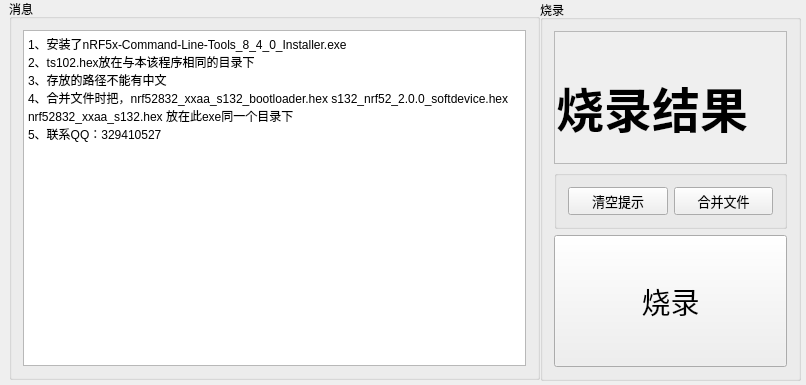
<?xml version="1.0" encoding="UTF-8"?>
<ui version="4.0">
 <class>MainWindow</class>
 <widget class="QMainWindow" name="MainWindow">
  <property name="enabled">
   <bool>true</bool>
  </property>
  <property name="geometry">
   <rect>
    <x>0</x>
    <y>0</y>
    <width>806</width>
    <height>385</height>
   </rect>
  </property>
  <property name="sizePolicy">
   <sizepolicy hsizetype="Expanding" vsizetype="Expanding">
    <horstretch>0</horstretch>
    <verstretch>0</verstretch>
   </sizepolicy>
  </property>
  <property name="windowTitle">
   <string>MainWindow</string>
  </property>
  <widget class="QWidget" name="centralWidget">
   <widget class="QGroupBox" name="groupBox">
    <property name="geometry">
     <rect>
      <x>540</x>
      <y>0</y>
      <width>261</width>
      <height>381</height>
     </rect>
    </property>
    <property name="sizePolicy">
     <sizepolicy hsizetype="Expanding" vsizetype="Expanding">
      <horstretch>0</horstretch>
      <verstretch>0</verstretch>
     </sizepolicy>
    </property>
    <property name="maximumSize">
     <size>
      <width>16777131</width>
      <height>16777215</height>
     </size>
    </property>
    <property name="title">
     <string>烧录</string>
    </property>
    <layout class="QVBoxLayout" name="verticalLayout">
     <item>
      <widget class="QScrollArea" name="scrollArea">
       <property name="sizePolicy">
        <sizepolicy hsizetype="Expanding" vsizetype="Expanding">
         <horstretch>0</horstretch>
         <verstretch>0</verstretch>
        </sizepolicy>
       </property>
       <property name="widgetResizable">
        <bool>true</bool>
       </property>
       <widget class="QWidget" name="scrollAreaWidgetContents">
        <property name="geometry">
         <rect>
          <x>0</x>
          <y>0</y>
          <width>239</width>
          <height>143</height>
         </rect>
        </property>
        <widget class="QLabel" name="label">
         <property name="geometry">
          <rect>
           <x>0</x>
           <y>10</y>
           <width>320</width>
           <height>131</height>
          </rect>
         </property>
         <property name="sizePolicy">
          <sizepolicy hsizetype="Expanding" vsizetype="Expanding">
           <horstretch>0</horstretch>
           <verstretch>0</verstretch>
          </sizepolicy>
         </property>
         <property name="font">
          <font>
           <family>微软雅黑</family>
           <pointsize>36</pointsize>
           <weight>75</weight>
           <bold>true</bold>
          </font>
         </property>
         <property name="text">
          <string>烧录结果</string>
         </property>
         <property name="textFormat">
          <enum>Qt::PlainText</enum>
         </property>
         <property name="indent">
          <number>1</number>
         </property>
        </widget>
       </widget>
      </widget>
     </item>
     <item>
      <widget class="QGroupBox" name="groupBox_3">
       <property name="sizePolicy">
        <sizepolicy hsizetype="Expanding" vsizetype="Fixed">
         <horstretch>0</horstretch>
         <verstretch>0</verstretch>
        </sizepolicy>
       </property>
       <property name="title">
        <string/>
       </property>
       <layout class="QHBoxLayout" name="horizontalLayout">
        <item>
         <widget class="QPushButton" name="pushButton_3">
          <property name="font">
           <font>
            <family>微软雅黑</family>
            <pointsize>10</pointsize>
           </font>
          </property>
          <property name="text">
           <string>清空提示</string>
          </property>
         </widget>
        </item>
        <item>
         <widget class="QPushButton" name="pushButton_2">
          <property name="sizePolicy">
           <sizepolicy hsizetype="Minimum" vsizetype="Maximum">
            <horstretch>0</horstretch>
            <verstretch>0</verstretch>
           </sizepolicy>
          </property>
          <property name="font">
           <font>
            <family>微软雅黑</family>
            <pointsize>10</pointsize>
           </font>
          </property>
          <property name="text">
           <string>合并文件</string>
          </property>
         </widget>
        </item>
       </layout>
      </widget>
     </item>
     <item>
      <widget class="QPushButton" name="pushButton">
       <property name="sizePolicy">
        <sizepolicy hsizetype="Expanding" vsizetype="Expanding">
         <horstretch>0</horstretch>
         <verstretch>0</verstretch>
        </sizepolicy>
       </property>
       <property name="font">
        <font>
         <family>微软雅黑</family>
         <pointsize>22</pointsize>
         <weight>50</weight>
         <bold>false</bold>
        </font>
       </property>
       <property name="text">
        <string>烧录</string>
       </property>
      </widget>
     </item>
    </layout>
    <zorder>groupBox_2</zorder>
    <zorder>pushButton</zorder>
    <zorder>scrollArea</zorder>
    <zorder>groupBox_3</zorder>
   </widget>
   <widget class="QGroupBox" name="groupBox_2">
    <property name="geometry">
     <rect>
      <x>9</x>
      <y>-1</y>
      <width>531</width>
      <height>381</height>
     </rect>
    </property>
    <property name="sizePolicy">
     <sizepolicy hsizetype="Expanding" vsizetype="Expanding">
      <horstretch>0</horstretch>
      <verstretch>0</verstretch>
     </sizepolicy>
    </property>
    <property name="title">
     <string>消息</string>
    </property>
    <layout class="QVBoxLayout" name="verticalLayout_2">
     <item>
      <widget class="QTextBrowser" name="textBrowser">
       <property name="sizePolicy">
        <sizepolicy hsizetype="Expanding" vsizetype="Expanding">
         <horstretch>0</horstretch>
         <verstretch>0</verstretch>
        </sizepolicy>
       </property>
       <property name="html">
        <string>&lt;!DOCTYPE HTML PUBLIC &quot;-//W3C//DTD HTML 4.0//EN&quot; &quot;http://www.w3.org/TR/REC-html40/strict.dtd&quot;&gt;
&lt;html&gt;&lt;head&gt;&lt;meta name=&quot;qrichtext&quot; content=&quot;1&quot; /&gt;&lt;style type=&quot;text/css&quot;&gt;
p, li { white-space: pre-wrap; }
&lt;/style&gt;&lt;/head&gt;&lt;body style=&quot; font-family:'SimSun'; font-size:9pt; font-weight:400; font-style:normal;&quot;&gt;
&lt;p style=&quot; margin-top:0px; margin-bottom:0px; margin-left:0px; margin-right:0px; -qt-block-indent:0; text-indent:0px;&quot;&gt;1、安装了nRF5x-Command-Line-Tools_8_4_0_Installer.exe&lt;/p&gt;
&lt;p style=&quot; margin-top:0px; margin-bottom:0px; margin-left:0px; margin-right:0px; -qt-block-indent:0; text-indent:0px;&quot;&gt;2、ts102.hex放在与本该程序相同的目录下&lt;/p&gt;
&lt;p style=&quot; margin-top:0px; margin-bottom:0px; margin-left:0px; margin-right:0px; -qt-block-indent:0; text-indent:0px;&quot;&gt;3、存放的路径不能有中文&lt;/p&gt;
&lt;p style=&quot; margin-top:0px; margin-bottom:0px; margin-left:0px; margin-right:0px; -qt-block-indent:0; text-indent:0px;&quot;&gt;4、合并文件时把，nrf52832_xxaa_s132_bootloader.hex s132_nrf52_2.0.0_softdevice.hex nrf52832_xxaa_s132.hex 放在此exe同一个目录下&lt;/p&gt;
&lt;p style=&quot; margin-top:0px; margin-bottom:0px; margin-left:0px; margin-right:0px; -qt-block-indent:0; text-indent:0px;&quot;&gt;5、联系QQ：329410527 &lt;/p&gt;&lt;/body&gt;&lt;/html&gt;</string>
       </property>
      </widget>
     </item>
    </layout>
    <zorder>textBrowser</zorder>
    <zorder>groupBox</zorder>
   </widget>
  </widget>
 </widget>
 <layoutdefault spacing="6" margin="11"/>
 <resources/>
 <connections/>
</ui>
